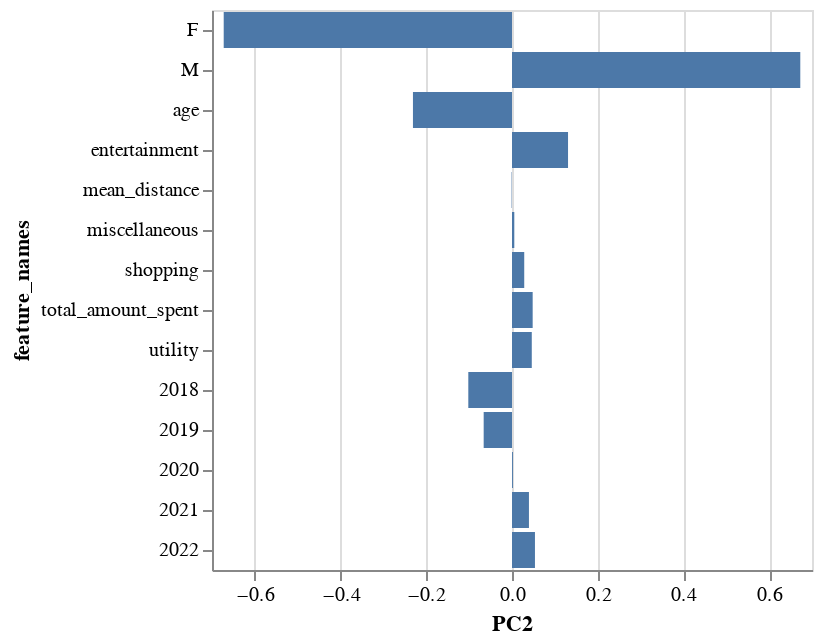

Notebook cell for this chart:
### Code cell
# Display a horizontal bar chart with the loadings of PC2 against the original features
alt.Chart(loadings_df).mark_bar().encode(
    x='PC2:Q',
    y="feature_names:N"
)

### Figure 1 — Vega-Lite specification as saved in the notebook (floating-point values rounded to 4 significant figures)
{"config": {"view": {"continuousWidth": 300, "continuousHeight": 300}}, "data": {"name": "data-bc56d39ceac0f3fa3db08c0e959808c8"}, "mark": {"type": "bar"}, "encoding": {"x": {"field": "PC2", "type": "quantitative"}, "y": {"field": "feature_names", "type": "nominal"}}, "$schema": "https://vega.github.io/schema/vega-lite/v5.8.0.json", "datasets": {"data-bc56d39ceac0f3fa3db08c0e959808c8": [{"feature_names": "age", "PC1": -0.1316, "PC2": -0.2311, "PC3": 0.2572, "PC4": 0.6612, "PC5": -0.548, "PC6": -0.3221, "PC7": -0.1254, "PC8": 0.04287, "PC9": -0.04888, "PC10": 0.01797, "PC11": 0.03578, "PC12": 0.02096, "PC13": -0.0007127, "PC14": -8.272e-17}, {"feature_names": "total_amount_spent", "PC1": 0.3396, "PC2": 0.04822, "PC3": -0.01865, "PC4": -0.03041, "PC5": -0.06861, "PC6": -0.1714, "PC7": -0.00136, "PC8": -0.2446, "PC9": 0.003349, "PC10": 0.1, "PC11": -0.1509, "PC12": 0.06739, "PC13": -0.8659, "PC14": 4.87e-18}, {"feature_names": "mean_distance", "PC1": -0.003621, "PC2": -0.0009117, "PC3": 0.9477, "PC4": -0.2987, "PC5": 0.1014, "PC6": -0.02687, "PC7": -0.008857, "PC8": -0.03469, "PC9": -0.01058, "PC10": 0.008848, "PC11": -0.006226, "PC12": -0.003052, "PC13": -0.002468, "PC14": 1.157e-16}, {"feature_names": "entertainment", "PC1": 0.312, "PC2": 0.1308, "PC3": 0.02353, "PC4": 0.0006692, "PC5": -0.1678, "PC6": -0.2043, "PC7": 0.7338, "PC8": -0.07697, "PC9": -0.01461, "PC10": -0.4244, "PC11": 0.2806, "PC12": -0.03229, "PC13": 0.103, "PC14": -3.463e-16}, {"feature_names": "miscellaneous", "PC1": 0.3365, "PC2": 0.005368, "PC3": -0.03209, "PC4": -0.06085, "PC5": -0.003129, "PC6": -0.1154, "PC7": -0.2731, "PC8": -0.2272, "PC9": -0.07752, "PC10": 0.3927, "PC11": 0.7068, "PC12": -0.2594, "PC13": 0.1245, "PC14": 4.331e-17}, {"feature_names": "shopping", "PC1": 0.3372, "PC2": 0.02855, "PC3": -0.01316, "PC4": -0.01086, "PC5": -0.07615, "PC6": -0.1876, "PC7": -0.07068, "PC8": -0.2595, "PC9": 0.1276, "PC10": 0.03592, "PC11": -0.5747, "PC12": -0.5719, "PC13": 0.3114, "PC14": 5.199e-16}, {"feature_names": "utility", "PC1": 0.3384, "PC2": 0.04615, "PC3": -0.02277, "PC4": -0.04452, "PC5": -0.04735, "PC6": -0.1506, "PC7": -0.09309, "PC8": -0.2686, "PC9": -0.08493, "PC10": 0.1481, "PC11": -0.1871, "PC12": 0.7644, "PC13": 0.3558, "PC14": -2.76e-16}, {"feature_names": 2018, "PC1": 0.1448, "PC2": -0.102, "PC3": 0.08726, "PC4": 0.5546, "PC5": 0.7885, "PC6": -0.1547, "PC7": 0.08795, "PC8": -0.005128, "PC9": 0.003341, "PC10": -0.004643, "PC11": -0.0006948, "PC12": 0.005684, "PC13": -0.0007594, "PC14": 1.732e-17}, {"feature_names": 2019, "PC1": 0.3197, "PC2": -0.06608, "PC3": 0.04342, "PC4": 0.1057, "PC5": -0.02581, "PC6": 0.3903, "PC7": -0.4153, "PC8": -0.07244, "PC9": -0.388, "PC10": -0.6294, "PC11": 0.03776, "PC12": -0.03332, "PC13": -0.02037, "PC14": -1.197e-16}, {"feature_names": 2020, "PC1": 0.317, "PC2": 0.002149, "PC3": 0.09341, "PC4": 0.1742, "PC5": -0.1066, "PC6": 0.4147, "PC7": -0.05482, "PC8": 0.1283, "PC9": 0.8001, "PC10": -0.01375, "PC11": 0.08709, "PC12": 0.09859, "PC13": 0.0005407, "PC14": -5.263e-17}, {"feature_names": 2021, "PC1": 0.3122, "PC2": 0.03955, "PC3": 0.08387, "PC4": 0.1632, "PC5": -0.1169, "PC6": 0.4421, "PC7": 0.311, "PC8": 0.3691, "PC9": -0.4196, "PC10": 0.4714, "PC11": -0.1523, "PC12": -0.06051, "PC13": 0.008821, "PC14": 5.753e-17}, {"feature_names": 2022, "PC1": 0.3073, "PC2": 0.05358, "PC3": -0.04774, "PC4": -0.1897, "PC5": 0.03015, "PC6": -0.4576, "PC7": -0.2396, "PC8": 0.7629, "PC9": 0.02364, "PC10": -0.1157, "PC11": -0.01061, "PC12": 0.02378, "PC13": -0.005326, "PC14": -3.662e-17}, {"feature_names": "F", "PC1": 0.08046, "PC2": -0.6727, "PC3": -0.05242, "PC4": -0.1661, "PC5": 0.01116, "PC6": 0.007724, "PC7": 0.1003, "PC8": 0.006168, "PC9": 0.01528, "PC10": 0.007144, "PC11": -0.006639, "PC12": 0.009263, "PC13": -0.0004913, "PC14": -0.7071}, {"feature_names": "M", "PC1": -0.08046, "PC2": 0.6727, "PC3": 0.05242, "PC4": 0.1661, "PC5": -0.01116, "PC6": -0.007724, "PC7": -0.1003, "PC8": -0.006168, "PC9": -0.01528, "PC10": -0.007144, "PC11": 0.006639, "PC12": -0.009263, "PC13": 0.0004913, "PC14": -0.7071}]}}
